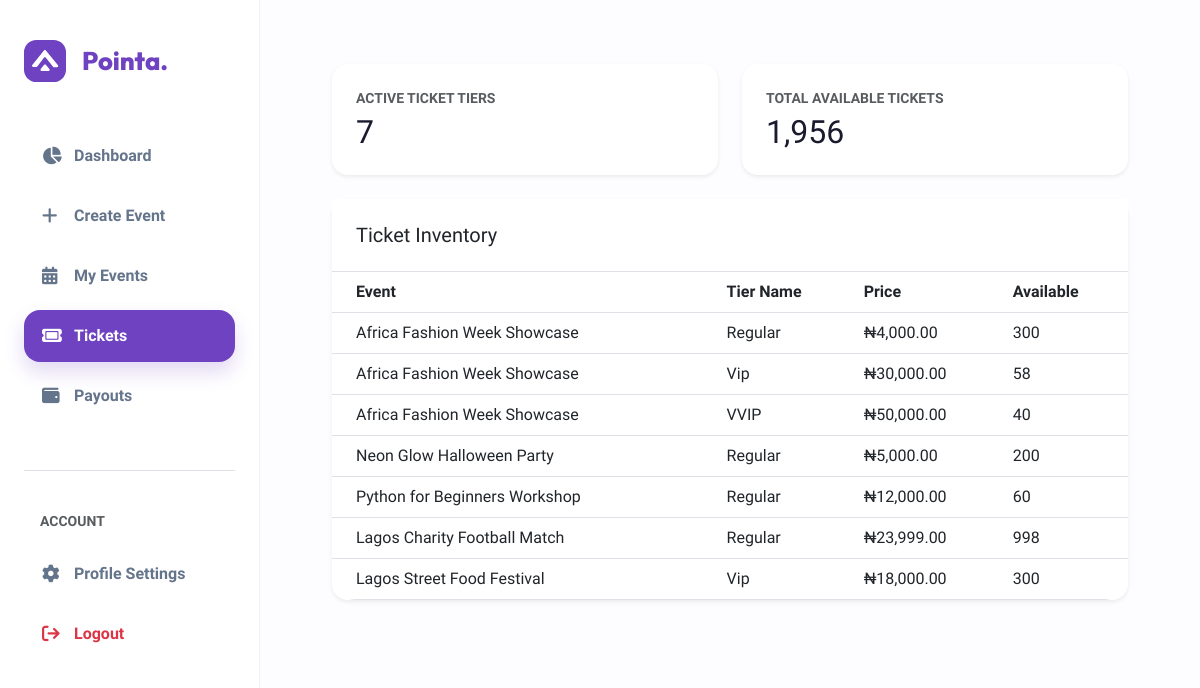
The page /organizer/tickets/ (signed in) on the database as committed earlier.
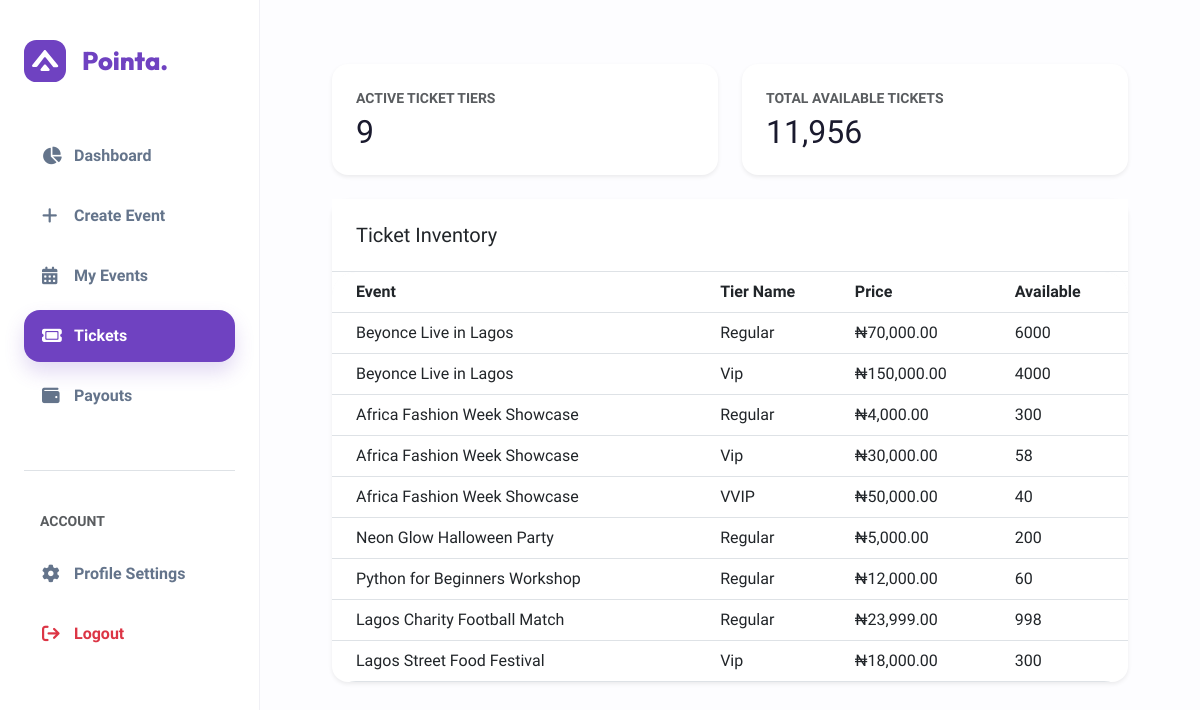
The same page on the database as committed later.
### events/models.py (models this page shows, shortened)
class Event(models.Model):
    organizer = models.ForeignKey(
        Organizer,
        on_delete=models.CASCADE,
        related_name="events"
    )
    category = models.ForeignKey(
        Category,
        on_delete=models.SET_NULL,
        null=True,
        related_name="events"
    )
    title = models.CharField(max_length=200)
    description = models.TextField(blank=True)
    date = models.DateField()
    start_time = models.TimeField(default=datetime.time(9, 0))  # 09:00 AM
    end_time = models.TimeField(default=datetime.time(17, 0))  # 05:00 PM
    venue = models.CharField(max_length=255, blank=True)
    STATE_CHOICES = [
        ("lagos", "Lagos"),
        ("abuja", "Abuja (FCT)"),
    ]
    state = models.CharField(
        max_length=20,
        choices=STATE_CHOICES
    )
    city = models.CharField(max_length=100, blank=True)
    image = models.ImageField(
        upload_to="events/",
        blank=True,
        null=True
    )
    STATUS_CHOICES = [
        ("active", "Active"),
        ("cancelled", "Cancelled"),
        ("completed", "Completed"),
    ]
    status = models.CharField(
        max_length=10,
        choices=STATUS_CHOICES,
        default="active"
    )
    EVENT_TYPE_CHOICES = [
    ("physical", "Physical Event"),
    ("online", "Online Event"),
    ("hybrid", "Hybrid Event"),
    ]
    event_type = models.CharField(
        max_length=10,
        choices=EVENT_TYPE_CHOICES,
        default="physical"
    )
    created_at = models.DateTimeField(auto_now_add=True)
    class Meta:
        ordering = ["-created_at"]

class Ticket(models.Model):
    event = models.ForeignKey(
        Event,
        on_delete=models.CASCADE,
        related_name="tickets"
    )
    name = models.CharField(max_length=50)
    price = models.DecimalField(max_digits=10, decimal_places=2)
    quantity_available = models.PositiveIntegerField()
    quantity_sold = models.PositiveIntegerField(default=0)  # ADD THIS

### events/views.py (the view)
# urls.py: path('organizer/tickets/', views.organizer_tickets, name='organizer_tickets'),
@login_required(login_url='organizer_login')
def organizer_tickets(request):
    try:
        organizer = request.user.organizer
    except Organizer.DoesNotExist:
        return redirect('organizer_login')
    events = Event.objects.filter(
        organizer=organizer
    ).prefetch_related('tickets')  # ← use your related_name here
    total_tiers = 0
    total_stock = 0
    for event in events:
        tiers = event.tickets.all()  # ← use related_name
        total_tiers += tiers.count()
        total_stock += sum(t.quantity_available for t in tiers)
    context = {
        "events": events,
        "total_tiers": total_tiers,
        "total_stock": total_stock,
    }
    return render(request, "events/organizer_tickets.html", context)

### events/templates/events/organizer_tickets.html (shortened to what this page needs)
{% extends 'events/org_dashboard.html' %}
{% load humanize %}
{% block content %}
<div class="container-fluid py-4">
    <div class="row g-4 mb-4">
        <div class="col-md-6">
            <div class="p-4 bg-white shadow-sm rounded-4">
                <p class="text-muted small fw-bold mb-1 text-uppercase">Active Ticket Tiers</p>
                <h2 class="fw-800 mb-0">{{ total_tiers }}</h2>
            </div>
        </div>
        <div class="col-md-6">
            <div class="p-4 bg-white shadow-sm rounded-4">
                <p class="text-muted small fw-bold mb-1 text-uppercase">Total Available Tickets</p>
                <h2 class="fw-800 mb-0">{{ total_stock|intcomma }}</h2>
            </div>
        </div>
    </div>
    <div class="card border-0 shadow-sm rounded-4">
        <div class="p-4 border-bottom bg-white">
            <h5 class="fw-800 mb-0">Ticket Inventory</h5>
        </div>
        <div class="table-responsive">
            <table class="table align-middle mb-0">
                <thead class="bg-light">
                    <tr>
                        <th class="ps-4">Event</th>
                        <th>Tier Name</th>
                        <th>Price</th>
                        <th>Available</th>
                    </tr>
                </thead>
                <tbody>
                    {% for event in events %}
                        {% for ticket in event.tickets.all %}
                        <tr>
                            <td class="ps-4 fw-700">{{ event.title }}</td>
                            <td>{{ ticket.name }}</td>
                            <td>₦{{ ticket.price|intcomma }}</td>
                            <td>{{ ticket.quantity_available }}</td>
                        </tr>
                        {% empty %}
                        <tr>
                            <td colspan="4" class="text-center py-4">
                                No ticket tiers created for this event.
                            </td>
                        </tr>
                        {% endfor %}
                    {% endfor %}
                </tbody>
            </table>
        </div>
    </div>
</div>
{% endblock %}

Rows that differ between the two databases and show on the page:
added Event: title "Beyonce Live in Lagos"
added Ticket: name "Regular", price "70,000.00", quantity_available "6000"
added Ticket: name "Vip", price "150,000.00", quantity_available "4000"
Other text that changed with them:
{{ total_tiers }}: "7" → "9"
{{ total_stock|intcomma }}: "1,956" → "11,956"
